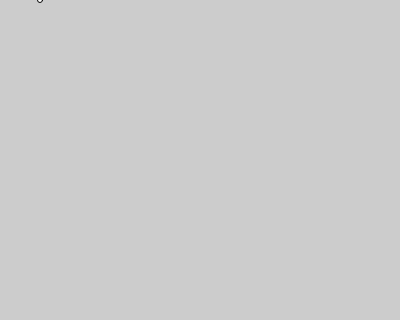
Frame 1 (no input)
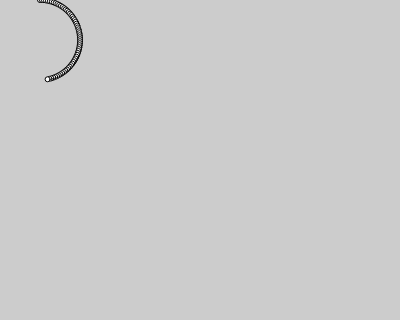
Frame 60 (no input)
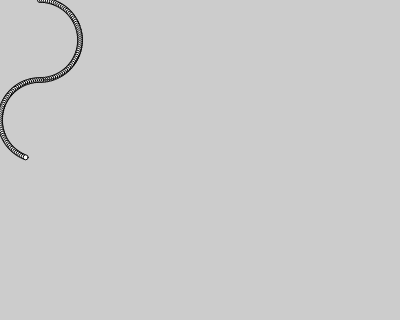
Frame 120 (the mouse pressed at the canvas centre since frame 60)

The p5.js sketch that drew these frames (run headless with seeded random() and noise() and a simulated clock; from frame 60 on, the mouse is pressed at the canvas centre):

// p5.js sketch
// ── sketch.js
let angle = 0.0;
let rsize = 40;
let offsetX = rsize;
let offsetY = rsize;
let rad = rsize;
let speed = 0.05;
let cir_len = 5;
let step_count;
let step_index;

function setup() {
  // createCanvas(windowWidth, windowHeight);
  createCanvas(400, 320);
  background(204);
  angle = TWO_PI * 0.75;
  step_count = PI / speed;
  step_index = 0;
}

function draw() {
  let x = offsetX + cos(angle) * rad;
  let y = offsetY + sin(angle) * rad;
  ellipse( x, y, cir_len, cir_len);
  // line(offsetX, offsetY, x, y)
  angle += speed;
  step_index++;
  if (step_index > step_count) {
    step_index = 0;
    speed = -speed;
    angle = atan(-rsize,0)
    offsetY += rsize*2;
    if (offsetY > height) {
      offsetY = rsize;
      offsetX += rsize*2;
      if (offsetX > width) {
        offsetX = rsize;
      }
    }
  }
}

function mousePressed() {
  noLoop();
}
// https://editor.p5js.org/jht1493/sketches/XnsQ-CAuV
// circles black waves

// https://editor.p5js.org/jht1493/sketches/xZGAWtzf_
// circles black pie

// https://editor.p5js.org/jht1493/sketches/jAvVW37Mm
// circles in the mix

// https://editor.p5js.org/jht1493/sketches/0IZtaK_fH
// Ex_08_14 Circular Motion

// https://github.com/lmccart/gswp5.js-code/blob/master/08_Motion/Ex_08_14.js
